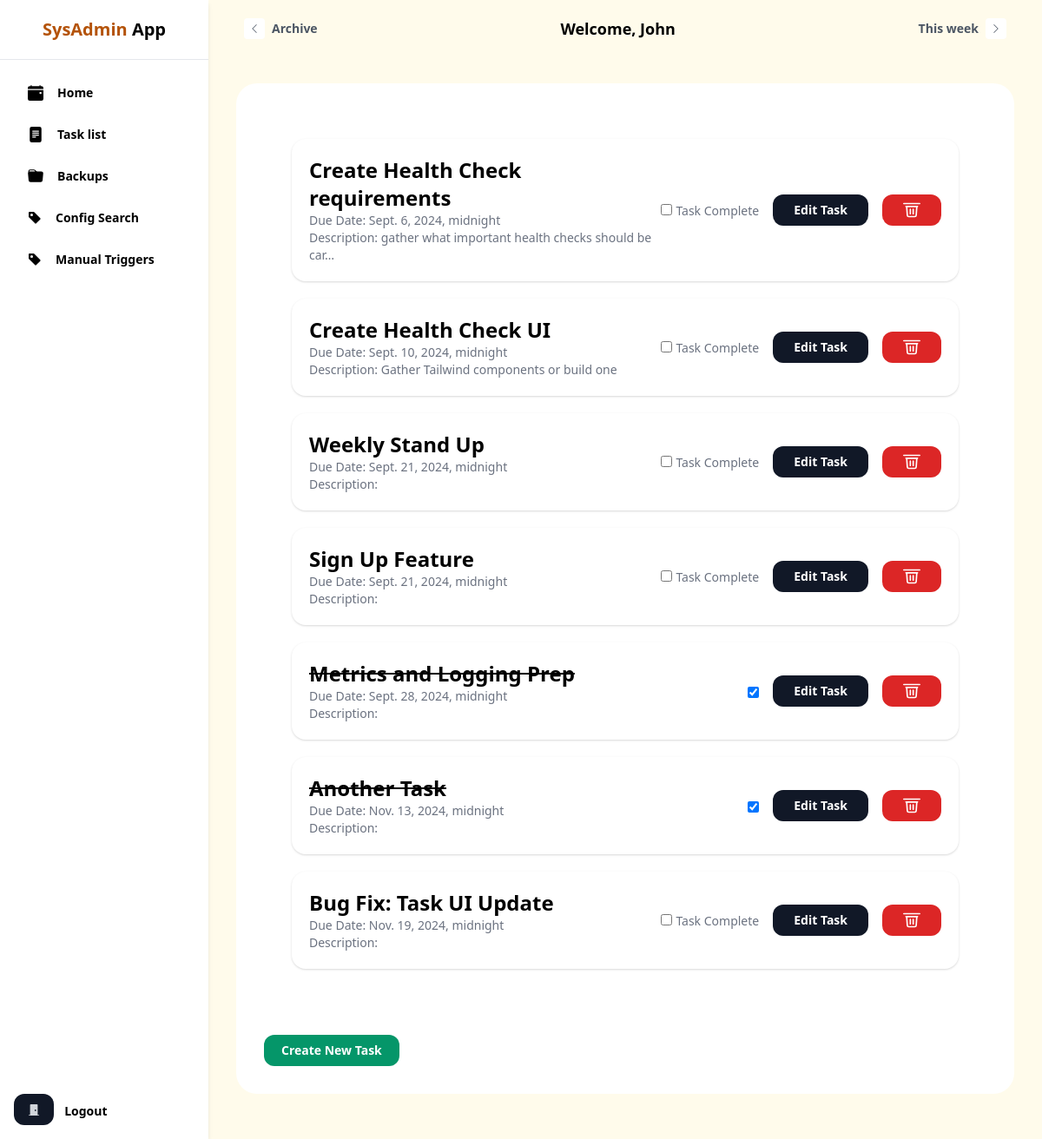
/dashboard/tasks (signed in), run on the app's committed database.
### tasks/models.py (models this page shows, shortened)
class Task(models.Model):
    title = models.CharField(max_length=200)
    description = models.TextField()
    completed = models.BooleanField(default=False)
    due_date = models.DateTimeField(null=True, blank=True)
    created_at = models.DateTimeField(auto_now_add=True)
    updated_at = models.DateTimeField(auto_now=True)
    created_by = models.ForeignKey('auth.User', on_delete=models.CASCADE, default=1)

### tasks/views.py (the view)
# urls.py: path("dashboard/tasks", tasks_view, name="task_list"),
def tasks_view(request):
    tasks = Task.objects.all()
    return render(request, "tasks.html", {"tasks": tasks})

### dashboard/templatetags/custom_filters.py (called while the page is built)
@register.filter
def first_name_from_email(email):
    if email:
        first_part = email.split("@")[0].split(".")[0]
        return first_part.capitalize()
    return ""

### templates/tasks.html (shortened to what this page needs)
{% extends "base.html" %}
{% load static %}
{% block content %}
<div class="bg-white rounded-3xl p-8 mb-5" id="taskListContainer">
  {% for task in tasks %}
  <div
    class="task-container mb-5 p-5 bg-white shadow rounded-2xl flex flex-col md:flex-row items-start md:items-center justify-between"
    data-task-field="container"
    data-task-id="{{ task.id }}"
  >
    <div class="flex-1 mb-4 md:mb-0">
      {% if task.completed %}
      <h1
        class="text-xl md:text-2xl font-bold mb-2 md:mb-0"
        data-task-id="{{ task.id }}"
        data-task-field="title"
        style="text-decoration: line-through"
      >
        {{ task.title }}
      </h1>
      {% else %}
      <h1
        class="text-xl md:text-2xl font-bold mb-2 md:mb-0"
        data-task-id="{{ task.id }}"
        data-task-field="title"
      >
        {{ task.title }}
      </h1>
      {% endif %}
      <div class="text-gray-500 text-sm">
        Due Date: {{ task.due_date }}<br />
        Description: {{ task.description|truncatechars:50 }}
      </div>
    </div>
    <div class="flex items-center gap-4 mt-4 md:mt-0">
       {% if task.completed %}
       <input
          type="checkbox"
          checked="{{ task.completed }}"
          onclick="completeTask({{ task.id }})"
          class="shrink-0 mt-0.5 border-gray-200 rounded text-blue-600 focus:ring-blue-500 disabled:opacity-50 disabled:pointer-events-none dark:bg-neutral-800 dark:border-neutral-700 dark:checked:bg-blue-500 dark:checked:border-blue-500 dark:focus:ring-offset-gray-800"
          id="task-complete-{{ task.id }}"
          data-task-id="{{ task.id }}"
          data-complete="{{ task.completed|yesno:'True,False' }}"
        />
        {% else %}
      <form method="post">
        <input
          type="checkbox"
          onclick="completeTask({{ task.id }})"
          class="shrink-0 mt-0.5 border-gray-200 rounded text-blue-600 focus:ring-blue-500 disabled:opacity-50 disabled:pointer-events-none"
          id="task-complete-{{ task.id }}"
          data-task-id="{{ task.id }}"
          data-complete="{{ task.completed|yesno:'True,False' }}"
        />
        <label for="task-complete-{{ task.id }}" class="text-sm text-gray-500"
          >Task Complete</label
        >
      </form>
      {% endif %}
      <button
        type="button"
        id="editTaskButton"
        class="editTaskButton inline-flex items-center justify-center h-9 px-4 md:px-6 rounded-xl bg-gray-900 text-white text-sm font-semibold transition-all duration-200"
        data-task-id="{{ task.id }}"
      >
        Edit Task
      </button>
      <button
        type="button"
        id="deleteTaskButton"
        class="deleteTaskButton inline-flex items-center justify-center h-9 px-4 md:px-6 rounded-xl bg-red-600 text-white text-sm font-semibold transition-all duration-200"
        data-task-id="{{ task.id }}"
      >
        <svg
          xmlns="http://www.w3.org/2000/svg"
          class="h-5 w-5"
          fill="none"
          viewBox="0 0 24 24"
          stroke="currentColor"
        >
          <path
            stroke-linecap="round"
            stroke-linejoin="round"
            stroke-width="2"
            d="M19 7l-.867 12.142A2 2 0 0116.137 21H7.863a2 2 0 01-1.996-1.858L5 7m5 4v6m4-6v6M1 3h22M4 7h16"
          />
        </svg>
      </button>
    </div>
  </div>
  {% endfor %}
</div>
<div class="mt-6 text-center md:text-left">
  <button
    type="button"
    id="createTaskButton"
    class="inline-flex items-center justify-center h-9 px-5 rounded-xl bg-green-600 text-white hover:bg-green-700 text-sm font-semibold transition"
  >
    Create New Task
  </button>
</div>
{% endblock %}

### templates/base.html (shortened to what this page needs)
{% load custom_filters %}
{% load static %}
<!DOCTYPE html>
<html>
  <head>
    <link
      href="https://cdn.jsdelivr.net/npm/tailwindcss@2.0.2/dist/tailwind.min.css"
      rel="stylesheet"
    />
  </head>
  <body class="relative bg-yellow-50 overflow-hidden max-h-screen">
    <header class="fixed right-0 top-0 left-60 bg-yellow-50 py-3 px-4 h-16">
      <div class="max-w-4xl mx-auto">
        <div class="flex items-center justify-between">
          <div>
            <button
              type="button"
              class="flex items-center focus:outline-none rounded-lg text-gray-600 hover:text-yellow-600 focus:text-yellow-600 font-semibold p-2 border border-transparent hover:border-yellow-300 focus:border-yellow-300 transition"
            >
              <span
                class="inline-flex items-center justify-center w-6 h-6 text-gray-600 text-xs rounded bg-white transition mr-2"
              >
                <svg
                  xmlns="http://www.w3.org/2000/svg"
                  width="1em"
                  height="1em"
                  fill="currentColor"
                  class="bi bi-chevron-left"
                  viewBox="0 0 16 16"
                >
                  <path
                    fill-rule="evenodd"
                    d="M11.354 1.646a.5.5 0 0 1 0 .708L5.707 8l5.647 5.646a.5.5 0 0 1-.708.708l-6-6a.5.5 0 0 1 0-.708l6-6a.5.5 0 0 1 .708 0z"
                  />
                </svg>
              </span>
              <span class="text-sm">Archive</span>
            </button>
          </div>
          <div class="text-lg font-bold">Welcome, {{ user.email|first_name_from_email }}</div>
          <div>
            <button
              type="button"
              class="flex items-center focus:outline-none rounded-lg text-gray-600 hover:text-yellow-600 focus:text-yellow-600 font-semibold p-2 border border-transparent hover:border-yellow-300 focus:border-yellow-300 transition"
            >
              <span class="text-sm">This week</span>
              <span
                class="inline-flex items-center justify-center w-6 h-6 text-gray-600 text-xs rounded bg-white transition ml-2"
              >
                <svg
                  xmlns="http://www.w3.org/2000/svg"
                  width="1em"
                  height="1em"
                  fill="currentColor"
                  class="bi bi-chevron-right"
                  viewBox="0 0 16 16"
                >
                  <path
                    fill-rule="evenodd"
                    d="M4.646 1.646a.5.5 0 0 1 .708 0l6 6a.5.5 0 0 1 0 .708l-6 6a.5.5 0 0 1-.708-.708L10.293 8 4.646 2.354a.5.5 0 0 1 0-.708z"
                  />
                </svg>
              </span>
            </button>
          </div>
        </div>
      </div>
    </header>
    <aside class="fixed inset-y-0 left-0 bg-white shadow-md max-h-screen w-60">
      <div class="flex flex-col justify-between h-full">
        <div class="flex-grow">
          <div class="px-4 py-6 text-center border-b">
            <h1 class="text-xl font-bold leading-none">
              <span class="text-yellow-700">SysAdmin</span> App
            </h1>
          </div>
          <div class="p-4">
            <ul class="space-y-1">
              <li>
                <a
                  href="{% url 'home' %}"
                  class="flex items-center {% if request.path == '/dashboard' %}bg-yellow-200{% else %}bg-white hover:bg-yellow-200{% endif %} rounded-xl font-bold text-sm text-black py-3 px-4"
                >
                  Home
                </a>
              </li>
                <li>
                  <a
                    href="{%url 'task_list' %}"
                    class="flex items-center {% if request.path == '/dashboard/TaskList/' %}bg-yellow-200{% else %}bg-white hover:bg-yellow-200{% endif %} rounded-xl font-bold text-sm text-black py-3 px-4"                  >
                    Task list
                  </a>
                </li>
                <li>
                  <a
                    href="{%url 'backups' %}"
                    class="flex items-center {% if request.path == '/dashboard/backups' %}bg-yellow-200{% else %}bg-white hover:bg-yellow-200{% endif %} rounded-xl font-bold text-sm text-black py-3 px-4">
                    Backups
                  </a>
                </li>
                <li>
                  <a
                    href="{%url 'config_search' %}"
                    class="flex items-center {% if request.path == '/dashboard/config_search' %}bg-yellow-200{% else %}bg-white hover:bg-yellow-200{% endif %} rounded-xl font-bold text-sm text-black py-3 px-4"                  >
                    <svg
                      xmlns="http://www.w3.org/2000/svg"
                      width="16"
                      height="16"
                      fill="currentColor"
                      class="text-lg mr-4"
                      viewBox="0 0 16 16"
                    >
                      <path
                        d="M2 1a1 1 0 0 0-1 1v4.586a1 1 0 0 0 .293.707l7 7a1 1 0 0 0 1.414 0l4.586-4.586a1 1 0 0 0 0-1.414l-7-7A1 1 0 0 0 6.586 1H2zm4 3.5a1.5 1.5 0 1 1-3 0 1.5 1.5 0 0 1 3 0z"
                      /></svg
                    >Config Search
                  </a>
                </li>
                <li>
                  <a
                    href="{% url 'manual_triggers' %}"
                    class="flex items-center {% if request.path == '/dashboard/healthcheck/' %}bg-yellow-200{% else %}bg-white hover:bg-yellow-200{% endif %} rounded-xl font-bold text-sm text-black py-3 px-4"
                  >
                    <svg
                      xmlns="http://www.w3.org/2000/svg"
                      width="16"
                      height="16"
                      fill="currentColor"
                      class="text-lg mr-4"
                      viewBox="0 0 16 16"
                    >
                      <path
                        d="M2 1a1 1 0 0 0-1 1v4.586a1 1 0 0 0 .293.707l7 7a1 1 0 0 0 1.414 0l4.586-4.586a1 1 0 0 0 0-1.414l-7-7A1 1 0 0 0 6.586 1H2zm4 3.5a1.5 1.5 0 1 1-3 0 1.5 1.5 0 0 1 3 0z"
                      /></svg
                    >Manual Triggers
                  </a>
                </li>
              </ul>
            </div>
          </div>
          <div class="p-4">
            <form action="{% url 'logout' %}" method="post">
              <button
                type="submit"
                class="inline-flex items-center justify-center h-9 px-4 rounded-xl bg-gray-900 text-gray-300 hover:text-white text-sm font-semibold transition"
              >
                <svg
                  xmlns="http://www.w3.org/2000/svg"
                  width="1em"
                  height="1em"
                  fill="currentColor"
                  class=""
                  viewBox="0 0 16 16"
                >
                  <path
                    d="M12 1a1 1 0 0 1 1 1v13h1.5a.5.5 0 0 1 0 1h-13a.5.5 0 0 1 0-1H3V2a1 1 0 0 1 1-1h8zm-2 9a1 1 0 1 0 0-2 1 1 0 0 0 0 2z"
                  />
                </svg>
              </button>
              <span class="font-bold text-sm ml-2">Logout</span>
            </form>
          </div>
        </div>
      </aside>
      <main class="ml-60 pt-16 max-h-screen overflow-auto">
        <div class="px-6 py-8">
          <div class="max-w-4xl mx-auto">
            <div class="bg-white rounded-3xl p-8 mb-5">
              {% block content %}{% endblock %}
            </div>
          </div>
        </div>
      </main>
    </body>
  </html>

### data on the page
Task: title "Create Health Check requirements", due_date "Sept. 6, 2024, midnight", description "gather what important health checks should be car…"
Task: title "Create Health Check UI", due_date "Sept. 10, 2024, midnight", description "Gather Tailwind components or build one"
Task: title "Weekly Stand Up", due_date "Sept. 21, 2024, midnight"
Task: title "Sign Up Feature", due_date "Sept. 21, 2024, midnight"
Task: title "Metrics and Logging Prep", due_date "Sept. 28, 2024, midnight"
Task: title "Another Task", due_date "Nov. 13, 2024, midnight"
Task: title "Bug Fix: Task UI Update", due_date "Nov. 19, 2024, midnight"

### other printed values
{{ user.email|first_name_from_email }} "John"
